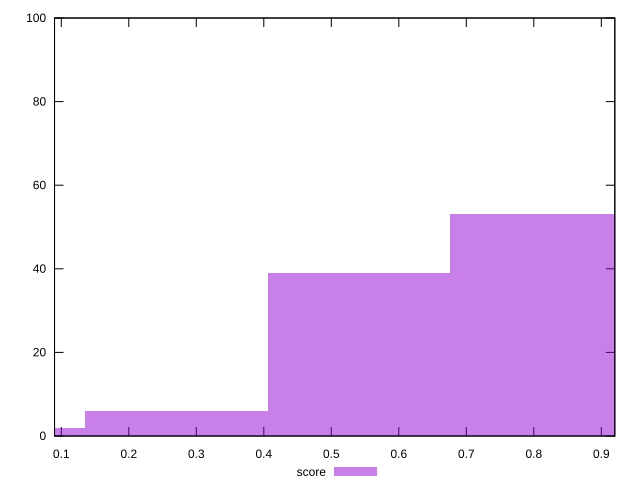

Write gnuplot code to recreate this figure.
reset

$score <<EOF
0.5408004726202176 39
0.8112007089303264 53
0.2704002363101088 6
0 2
EOF

set key outside below
set boxwidth 0.2704002363101088
set xrange [0.09:0.92]
set yrange [0:100]
set trange [0:100]
set style fill transparent solid 0.5 noborder
set terminal svg size 640, 490 enhanced background rgb 'white'
set output "reprap/first-contentful-paint/samples/pages+cached+noexternal+nomedia+nocss+nojs/score/histogram.svg"

plot $score title "score" with boxes

reset
